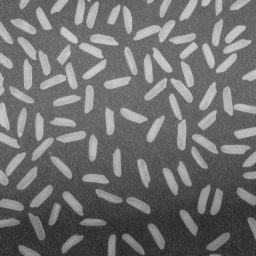
#> input picture Vision Systems/Lab4/rice.png, 256 x 256 px
$ jupyter execute 04_thresholding_hw.ipynb
#> lines starting #> are read from the running program, lines starting #| are printed output that depends on the picture; after the words box and inside, x2 and y2 are one past the last pixel; in counts of white or black regions, pixels touching at a corner belong together
# Binaryzacja

### Zadanie domowe - binaryzacja adaptacyjna w oknach z interpolacją.

Pokazana w ramach podstawowej części ćwiczenia binaryzacja adaptacyjna działa dobrze, ale jest dość złożona obliczeniowo (choć oczywiście należy mieć świadomość, że implementację można zoptymalizować i wyeliminować pewne powtarzające się obliczenia).
Zbliżone rozwiązanie można również realizować w nieco innym wariancie - w oknach.
Ogólna idea jest następująca: wejściowy obraz dzielimy na nienachodzące (rozłączne) okna - wygodnie jest założyć, że są one kwadratowe i o rozmiarze będącym potęgą liczby 2.
W każdym z okien obliczamy próg - niech to będzie średnia i stosujemy do binaryzacji lokalnej.
Jak nietrudno się domyślić efekt nie będzie dobry, gdyż na granicach okien wystąpią artefakty.
Aby je wyeliminować należy zastosować interpolację, co zostanie szczegółowo opisane poniżej.
Warto zaznaczyć, że podobny mechanizm interpolacji stosowany jest w poznanym wcześniej algorytmie CLAHE.
Zainteresowane osoby odsyłam do artykułu na [Wikipedii](https://en.wikipedia.org/wiki/Adaptive_histogram_equalization) oraz do artykułu o metodzie CLAHE - Zuiderveld, Karel. “Contrast Limited Adaptive Histograph Equalization.” Graphic Gems IV. San Diego: Academic Press Professional, 1994. 474–485.

Na początek zaimplementujemy wariant metody bez interpolacji:
1. Wczytaj obraz _rice.png_.
2. W dwóch pętlach `for`, dla okien o ustalonym wymiarze $W$ (potęga 2), oblicz średnią:
- pętle powinny mieć krok $W$,
- wynik (tj. średnie) należy zapisać w pomocniczej tablicy,
- przydatny operator to `//` - dzielenie całkowitoliczbowe (*floor division*).

3. W kolejnych dwóch pętlach `for` (tym razem o kroku 1) przeprowadź binaryzację z wyznaczonymi progami.
   Tu oczywiście należy się sprytnie odwołać do wyników z tablicy pomocniczej.
   Wyświetl wyniki - czy jest on poprawny?
   Podpowiedź - błędy lepiej widać dla mniejszego rozmiaru okna (np. 16 x 16).

[cell 1]
import warnings
warnings.filterwarnings("ignore")

[cell 2]
import matplotlib.pyplot as plt
import cv2
import numpy as np
import os

if not os.path.exists("rice.png") :
    !wget https://raw.githubusercontent.com/vision-agh/poc_sw/master/04_Thresholding/rice.png --no-check-certificate
rice = cv2.imread("rice.png", cv2.IMREAD_GRAYSCALE)
#> rice is the input picture: shape (256, 256); min 40, max 204, mean 111.4

W = 16
X, Y = rice.shape
#> X = 256; Y = 256
bool_rice_without_interpolation = np.zeros((X,Y))
thresholds = np.zeros((X//W,Y//W))
for i in range(0, X, W):
    for j in range (0, Y, W):
        surrounding = rice[i:i+W,j:j+W]
        thresholds[i//W][j//W] = np.mean(surrounding)
for i in range(X):
    for j in range (Y):
        bool_rice_without_interpolation[i][j] = rice[i][j] > thresholds[i//W][j//W]
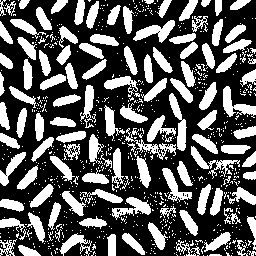
#> bool_rice_without_interpolation: shape (256, 256) float64; values 0 (black) and 1 (white), 35.5% white; 744 white regions (626 under 20 px), largest, box (x1, y1, x2, y2) and area: (223, 86, 256, 118) 427, (169, 93, 187, 151) 427, (133, 20, 175, 43) 425
bool_rice_without_interpolation.astype('int')

fig, ax = plt.subplots(1,2, figsize=(15,5))
ax[0].imshow(rice,'gray')
ax[0].axis('off')
ax[0].set_title('Obraz')
ax[1].imshow(bool_rice_without_interpolation,'gray')
ax[1].axis('off')
ax[1].set_title('Binaryzacja lokalna w oknach bez interpolacji')
plt.show()
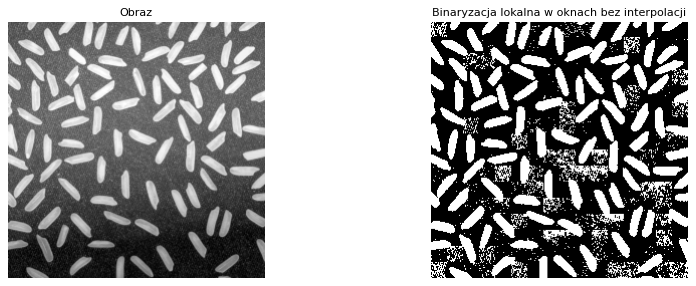
#> figure drawn by matplotlib, 2 panels

4. Rozwiązaniem problemu artefaktów na obrazie jest zastosowanie interpolacji.
   Próg binaryzacji dla danego okna wyliczany jest na podstawie progów z sąsiednich okien.


   Koncepcja została przedstawiona na powyższym rysunku.
   Możliwe są 3 przypadki:
   - piksel leży w rogach obrazu (kolor czerwony) - wtedy za próg przyjmuje się wartość średniej obliczonej dla danego okna,
   - piksel leży na krawędzi obrazu (kolor zielony) - wtedy za próg przyjmuje się wartość obliczoną na podstawie średnich z dwóch sąsiednich okien,
   - piksel leży w środku (kolor fioletowy) - wtedy próg jest obliczany na podstawie 4 sąsiednich okien.

   Uwaga. Proszę zwrócić uwagę, że sprawa jest dość złożona.
   Obraz dzielimy na okna (dla nich liczymy średnią) i następnie każde z okien "wirtualnie" na cztery sub-okna (linie przerywane).
   To ułatwia znalezienie środków okien (czarne kwadraty), które są wykorzystywane w interpolacji.

5. Implementujemy interpolację.
   Potrzebujemy do tego znać progi (jeden, dwa lub cztery), ale dla przejrzystości obliczeń lepiej zawsze przyjąć cztery oraz odległości od rozważnego piksela do środka sąsiednich okien (też w ogólnym przypadku 4):
   - całość sprowadza się do określania pozycji piksela,
   - na początek rozważmy przypadek czterech narożników (kolor czerwony na rysunku) - trzeba napisać `if`, który je wyznaczy,
   - warto sprawdzić, czy nie popełniliśmy błędu i np. tymczasowo do obrazu wynikowego w tym miejscu przypisać wartość 255. Efekt powinien być taki, że widoczne będą tylko narożniki.
   - drugi przypadek do brzegi (kolor zielony) - postępujemy podobnie jak przy narożnikach, przy czym osobno wydzielamy brzegi pionowe i poziome. Tu też warto sobie obrazek "pokolorować".
   - na koniec wyznaczamy piksele w środku.
   - analizując poprawność proszę zwrócić uwagę na to, żeby nie było przerw pomiędzy obszarami.
   - mając podział możemy dla każdego z obszarów wyliczyć cztery progi ($t11, t12, t21, t22$):
        - dla narożników wartość ta będzie identyczna i wynosi po prostu `t11 =t[jT][iT]`, gdzie `iT=i//W` oraz `jT=j//W`.
          Uwaga. Proszę używać indeksów tymczasowych $jT,iT$, gdyż będą potrzebne w dalszych obliczeniach.
        - dla brzegów pionowych występują dwie wartości: okno bieżące i sąsiednie.
          Wyznaczenie współrzędnej poziomej jest proste (jak dla narożników).
          Nad współrzędną pionową trzeba się chwilę zastanowić - aby nie rozważać wielu przypadków można od bieżącej współrzędnej odjąć połowę rozmiaru okna i dopiero później wykonać dzielenie przez rozmiar okna.
          W ten sposób otrzymujemy indeks okna o mniejszej współrzędnej.
          Indeks drugiego uzyskamy dodając 1.
          Proszę się zastanowić dlaczego to działa - najlepiej to sobie rozrysować.
        - dla brzegów poziomych należy postąpić analogicznie,
        - obliczenia dla obszaru wewnątrz powinny być już oczywiste.
   - kolejny krok to wyliczenie odległości pomiędzy rozważanym pikselem, a czterema środkami.
     Przykładowo dla osi X wygląda to następująco: `dX1 = i - W/2 - iT*W` oraz `dX2 = (iT+1)*W - i-W/2`.
     Dla osi Y analogicznie.
     Ponownie proszę się zastanowić dlaczego to jest poprawne - najlepiej to sobie narysować.
   - ostatni krok to interpolacja dwuliniowa.
     Wykonamy ją w trzech krokach:
     - interpolacja w osi X dla dwóch górnych okien - sprowadza się ona do średniej ważonej pomiędzy wartościami $t11$ i $t12$, przy czym wagi to odpowiednio $dX2/W$ i $dX1/W$.
       Ponownie na podstawie rysunku proszę to przemyśleć.
     - interpolacja w osi X dla dolnych okien jest analogiczna,
     - interpolacja w osi Y również jest analogiczna, z tym, że wejściem są dwa wyniki interpolacji w poziomie.

6. "Kropka nad i" to oczywiście binaryzacja z wyznaczonym poprzez interpolację progiem - proszę dobrać rozmiar okna.
7. Na koniec proszę porównać na wspólnym rysunku poznane metody binaryzacji:
- Otsu,
- lokalna na podstawie średniej,
- lokalna Sauvoli,
- lokalna w oknach bez interpolacji,
- lokalna w oknach z interpolacją.

Proszę pod porównaniem, w osobnej sekcji *markdown*, krótko skomentować uzyskane wyniki.

[cell 3]
def binarization(image, threshold, title =''):
    bool_image = image > threshold
    bool_image.astype('int')
    fig, ax = plt.subplots(1,2, figsize=(15,5))
    ax[0].imshow(image,'gray')
    ax[0].axis('off')
    ax[0].set_title('Obraz')
    ax[1].imshow(bool_image,'gray')
    ax[1].axis('off')
    ax[1].set_title(title)
    plt.show()

def otsu_algorithm(image, title = '', flag = 'd'):
    H = cv2.calcHist([image],[0],None,[256],[0,256])
    H_cum = H.cumsum()
    p = np.squeeze(H/sum(H))
    P = np.squeeze(H_cum/max(H_cum))
    mg = 0
    for i, pi in enumerate(p):
        mg += i*pi
    mg = mg

    s = np.zeros(256)

    for k in range(256):
        m = 0
        for i in range(0, int(k + 1)):
            m += i * p[i]

        s[k] = ((mg * P[k] - m) ** 2) / (P[k] * (1 - P[k]))

    s[np.isnan(s)] = 0
    if flag != 'd':
        plt.plot(s)
        plt.plot()
    threshold = np.argmax(s)
    binarization(image, threshold, title)

def local_algorithm(image, W):
    w = int(W/2)
    X, Y = image.shape
    bool_image = np.zeros((X,Y))
    for j in range(w, Y-w):
        for i in range(w, X-w):
            surrounding = image[i-w:i+w,j-w:j+w]
            mean = np.mean(surrounding)
            bool_image[i][j] = image[i][j] > mean
    bool_image.astype('int')
    fig, ax = plt.subplots(1,2, figsize=(15,5))
    ax[0].imshow(image,'gray')
    ax[0].axis('off')
    ax[0].set_title('Obraz')
    ax[1].imshow(bool_image,'gray')
    ax[1].axis('off')
    ax[1].set_title('Binaryzacja lokalna na podstawie średniaj')
    plt.show()

def sauvoli_pietikainen_algorithm(image, W):
    R = 128
    k = 0.15
    w = int(W/2)
    X, Y = image.shape
    bool_image = np.zeros((X,Y))
    for j in range(w, Y-w):
        for i in range(w, X-w):
            surrounding = image[i-w:i+w,j-w:j+w]
            T = np.mean(surrounding) * (1 + k * ((np.std(surrounding) / R) - 1))
            bool_image[i][j] = image[i][j] > T
    bool_image.astype('int')
    fig, ax = plt.subplots(1,2, figsize=(15,5))
    ax[0].imshow(image,'gray')
    ax[0].axis('off')
    ax[0].set_title('Obraz')
    ax[1].imshow(bool_image,'gray')
    ax[1].axis('off')
    ax[1].set_title('Binaryzacja Sauvoli')
    plt.show()

[cell 4]
bool_rice = np.zeros((X,Y))
rice_thresholds = np.zeros((X, Y))
w = W // 2
for i in range(X):
    for j in range (Y):
        iT, jT = i // W, j // W

        # Rogi
        if (i <= w and j <= w) or (i >= Y - w and j <= w) or (i >= Y - w and j >= X - w) or (i <= w and j >= X - w):
            t11 = thresholds[iT][jT]
            t12 = thresholds[iT][jT]
            t21 = thresholds[iT][jT]
            t22 = thresholds[iT][jT]

        # Poziome
        elif (i <= w or i >= Y - w) and (w <= j <= X - w):
            t11 = thresholds[iT][((j - w) // W)]
            t21 = thresholds[iT][((j - w) // W)]
            t12 = thresholds[iT][1 + (j - w) // W]
            t22 = thresholds[iT][1 + (j - w) // W]

        # Pionowe
        elif (j <= w or j >= X - w) and (w <= i <= Y - w):
            t11 = thresholds[(i - w) // W][jT]
            t21 = thresholds[(i - w) // W][jT]
            t12 = thresholds[1 + (i - w) // W][jT]
            t22 = thresholds[1 + (i - w) // W][jT]

        else:
            t11 = thresholds[iT][(j - w) // W]
            t21 = thresholds[(i - w) // W][jT]
            t12 = thresholds[iT][1 + (j - w) // W]
            t22 = thresholds[1 + (i - w) // W][jT]

        dX1 = j + w - jT * W
        dX2 = (jT+1) * W - j + w
        dY1 = i + w - iT * W
        dY2 = (iT+1) * W - i + w

        rice_thresholds[i][j] = (t11 * (dX2 / W) + t12 * (dX1 / W) + t21 * (dY2 / W) + t22 * (dY1 / W)) / ((dX2 / W) + (dX1 / W) + (dY2 / W) + (dY1 / W))
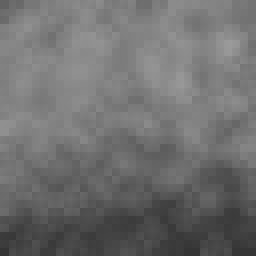
#> rice_thresholds: shape (256, 256) float64; min 52.68, max 155.4, mean 111.5

for i in range(0, X):
    for j in range(0, Y):
        bool_rice[i][j] = rice[i][j] > rice_thresholds[i][j]
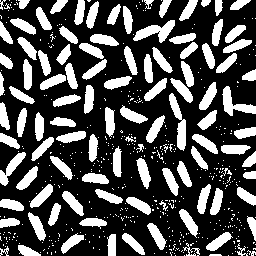
#> bool_rice: shape (256, 256) float64; values 0 (black) and 1 (white), 30.6% white; 521 white regions (416 under 20 px), largest, box (x1, y1, x2, y2) and area: (133, 20, 175, 43) 434, (169, 93, 186, 151) 421, (222, 86, 256, 116) 398
bool_rice.astype('int')

fig, ax = plt.subplots(1,2, figsize=(15,5))
ax[0].imshow(rice,'gray')
ax[0].axis('off')
ax[0].set_title('Obraz')
ax[1].imshow(bool_rice_without_interpolation,'gray')
ax[1].axis('off')
ax[1].set_title('Binaryzacja lokalna w oknach bez interpolacji')
plt.show()

fig, ax = plt.subplots(1,2, figsize=(15,5))
ax[0].imshow(rice,'gray')
ax[0].axis('off')
ax[0].set_title('Obraz')
ax[1].imshow(bool_rice,'gray')
ax[1].axis('off')
ax[1].set_title('Binaryzacja lokalna w oknach z interpolacją.')
plt.show()

otsu_algorithm(rice, 'Binaryzacja Otsu')
#> in otsu_algorithm, `H = cv2.calcHist([image],[0],None,[256],[0,256])`: H = 256 values, max 1587 at index 104, min 0 at index 0, mean 256
#> in otsu_algorithm, `H_cum = H.cumsum()`: H_cum = 256 values from 0 to 65536
#> in otsu_algorithm, `p = np.squeeze(H/sum(H))`: p = 256 values, max 0.0242 at index 104, min 0 at index 0, mean 0.00391
#> in otsu_algorithm, `P = np.squeeze(H_cum/max(H_cum))`: P = 256 values from 0 to 1
#> the loop in otsu_algorithm, `for i, pi in enumerate(p):` made 256 passes
#> (pi, mg) on passes 1 to 3: (0, 0), (0, 0), (0, 0)
#> after the loop in otsu_algorithm, `for i, pi in enumerate(p):`: mg = 111.4
#> in otsu_algorithm, `threshold = np.argmax(s)`: threshold = 131
#> in binarization, `bool_image = image > threshold`:
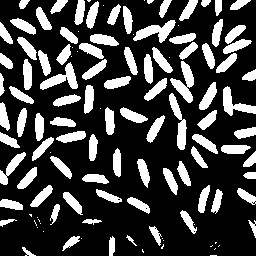
#> bool_image: shape (256, 256) bool; 25.8% white; 121 white regions (30 under 20 px), largest, box (x1, y1, x2, y2) and area: (170, 61, 194, 103) 451, (133, 20, 176, 43) 437, (40, 62, 78, 90) 427

local_algorithm(rice, W)
#> after the loop in local_algorithm, `for j in range(w, Y-w):`:
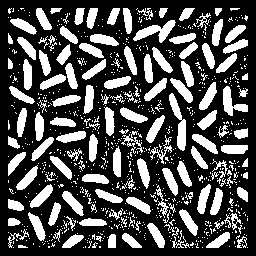
#> bool_image: shape (256, 256) float64; values 0 (black) and 1 (white), 30.2% white; 820 white regions (689 under 20 px), largest, box (x1, y1, x2, y2) and area: (169, 93, 186, 151) 410, (133, 20, 176, 43) 408, (223, 86, 248, 116) 325

sauvoli_pietikainen_algorithm(rice, W)
#> after the loop in sauvoli_pietikainen_algorithm, `for j in range(w, Y-w):`:
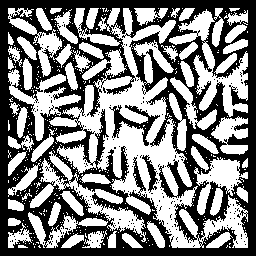
#> bool_image: shape (256, 256) float64; values 0 (black) and 1 (white), 51.2% white; 211 black regions (208 under 20 px), largest, box (x1, y1, x2, y2) and area: (0, 0, 256, 256) 30837, (109, 105, 160, 146) 593, (142, 155, 158, 193) 211

$ run again, with Vision Systems/Lab4/catalogue.png copied over Vision Systems/Lab4/rice.png
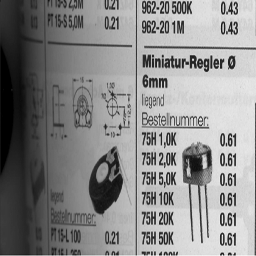
#> input picture Vision Systems/Lab4/catalogue.png, 256 x 256 px
#> rice is the input picture: shape (256, 256); min 0, max 251, mean 138
#> after the loop `for i in range(X):`:
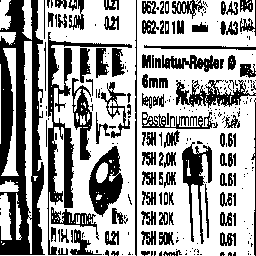
#> bool_rice_without_interpolation: shape (256, 256) float64; values 0 (black) and 1 (white), 63.2% white; 270 black regions (167 under 20 px), largest, box (x1, y1, x2, y2) and area: (0, 0, 45, 255) 6496, (47, 32, 132, 255) 2555, (89, 146, 123, 217) 1302
#> H = 256 values, max 1009 at index 0, min 0 at index 243, mean 256
#> H_cum = 256 values from 1009 to 65536
#> p = 256 values, max 0.0154 at index 0, min 0 at index 243, mean 0.00391
#> P = 256 values from 0.0154 to 1
#> the loop in otsu_algorithm, `for i, pi in enumerate(p):` made 256 passes
#> (pi, mg) on passes 1 to 3: (0.0154, 0), (0.000244, 0.000244), (0.000214, 0.000671)
#> after the loop in otsu_algorithm, `for i, pi in enumerate(p):`: mg = 138
#> threshold = 128
#> after the loop in sauvoli_pietikainen_algorithm, `for j in range(w, Y-w):`:
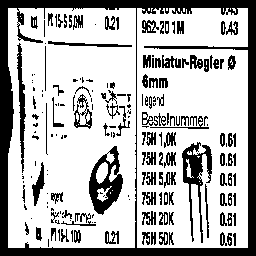
#> bool_image: shape (256, 256) float64; values 0 (black) and 1 (white), 71.3% white; 191 black regions (78 under 20 px), largest, box (x1, y1, x2, y2) and area: (0, 0, 256, 256) 9327, (89, 146, 123, 215) 1106, (182, 142, 212, 243) 1005
